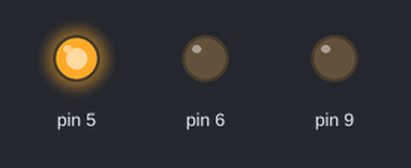
A sketch run on a simulated Arduino Uno, built with avr-gcc and run on an emulated ATmega328P. Parts: output pins drawn as LEDs (lit = HIGH).

Above: at 0.05 s.
At 1.25 s:
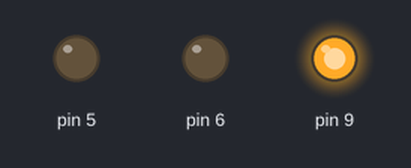
At 2.07 s:
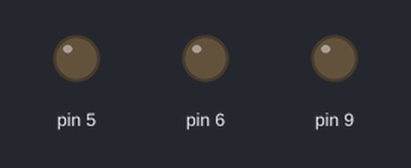
At 2.9 s:
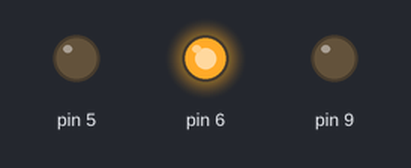
Timing chart, 0 to 3.2 s (numbered marks = the images above):
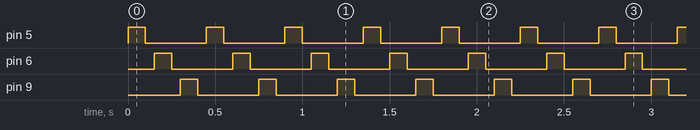

The sketch:

urgent.ino
```cpp
void setup() {
  // Initialize digital pin LED_BUILTIN as an output.
  pinMode(5, OUTPUT);
  pinMode(6, OUTPUT);
  pinMode(9, OUTPUT);
}
//All ledPins blink to signify urgent matter.
// The loop function runs over and over again forever
void loop() {
  digitalWrite(5, HIGH);   // Turn the LED on (HIGH is the voltage level)
  delay(100);
  digitalWrite(5, LOW);    // Turn the LED off by making the voltage LOW
  delay(50);
  digitalWrite(6, HIGH);   // Turn the LED on (HIGH is the voltage level)
  delay(100);
  digitalWrite(6, LOW);    // Turn the LED off by making the voltage LOW
  delay(50);
  digitalWrite(9, HIGH);   // Turn the LED on (HIGH is the voltage level)
  delay(100);
  digitalWrite(9, LOW);    // Turn the LED off by making the voltage LOW
  delay(50);

}
```

Measured:
- by itself, pin 5, pin 6, pin 9: alternates HIGH for 0.10 s and LOW for 0.35 s
